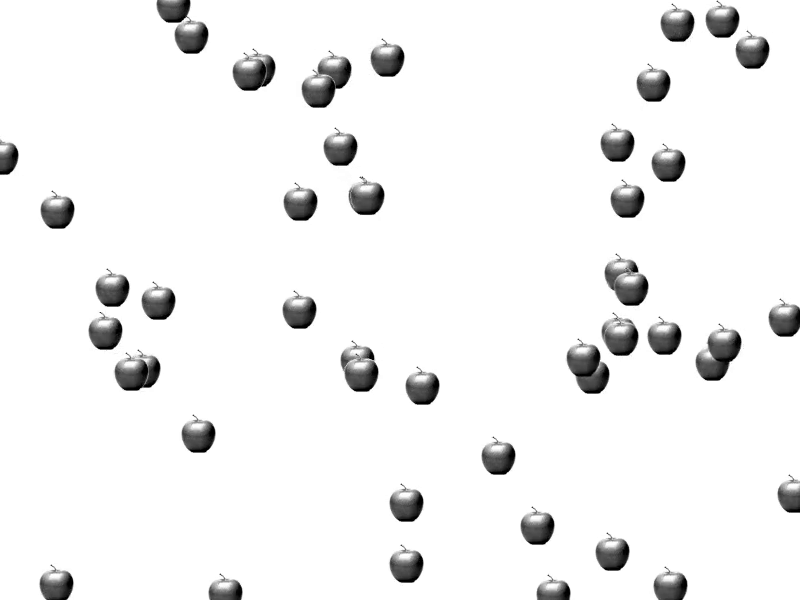
#> input picture frame 50 of Module3/blob/Track apple/apple.mp4, 800 x 600 px
$ python testing.py
#> lines starting #> are read from the running program, lines starting #| are printed output that depends on the picture; after the words box and inside, x2 and y2 are one past the last pixel; in counts of white or black regions, pixels touching at a corner belong together
import cv2
import numpy as np
import sys
print(sys.executable)

# Print the Python version
print("Python version")
print(sys.version)

# Print just the version number
print("Version info.")
print(sys.version_info)

# Video capture from file
cap = cv2.VideoCapture("apple.mp4")

# Check if the video file opened successfully
if not cap.isOpened():
    print("Error: Could not open video.")
    exit()

while True:
    # Capture frame-by-frame
    ret, frame = cap.read()
#> frame is the input picture: shape (600, 800, 3); min 0, max 255, mean 241.5

    # If the frame is not retrieved, then we've reached the end of the video
    if not ret:
        print("Can't receive frame (stream end?). Exiting ...")
        break

    # Convert the frame to grayscale (required for Canny)
    gray = cv2.cvtColor(frame, cv2.COLOR_BGR2GRAY)

    # Apply Canny edge detection; you might have to adjust the thresholds
    edges = cv2.Canny(gray, 100, 200)
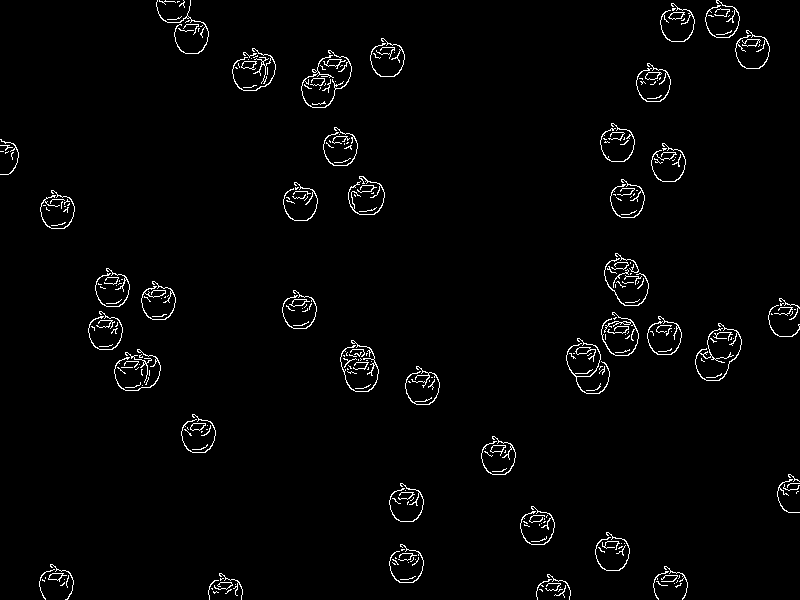
#> edges: shape (600, 800); 2.1% white in thin lines or dots

    # This finds contours in the edged image. Contours are curves joining continuous points with the same color.
    contours, _ = cv2.findContours(edges, cv2.RETR_EXTERNAL, cv2.CHAIN_APPROX_SIMPLE)
#> contours = 313 contours, 271 with area under 20; largest, box (x1, y1, x2, y2) and area: (575, 347, 596, 362) 82, (645, 72, 662, 80) 82, (323, 59, 346, 69) 82, (241, 61, 257, 70) 78, (190, 423, 206, 431) 78

    # Draw each contour only for visualisation purposes
    for contour in contours:
        # Here we are using boundingRect method to get the coordinates of the bounding box around the object (contour)
        x, y, w, h = cv2.boundingRect(contour)

        # Check if the size of the contour is large enough, considering noise and other smaller objects
        if cv2.contourArea(contour) > 25:  # this value (20) is arbitrary and depends on the object size in the video
            cv2.rectangle(frame, (x, y), (x + w, y + h), (0, 255, 0), 2)
#> this loop made 313 passes
#> (x, y, w, h) on passes 1 to 3: (213, 591, 6, 3), (558, 589, 5, 3), (539, 589, 4, 3)
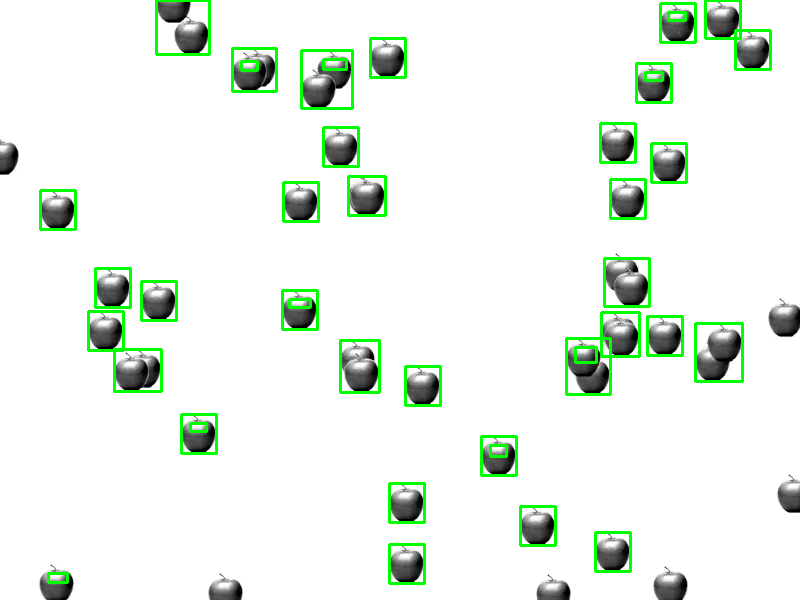
#> frame: shape (600, 800, 3); 3.55% of pixels changed, all inside (x1, y1, x2, y2) = (39, 0, 772, 585)


    # Display the original frame with the drawn contours
    cv2.imshow('Frame with tracked object', frame)

    # Check for 'q' key to quit the loop
    if cv2.waitKey(1) & 0xFF == ord('q'):
#> (key q is pressed here)
        break

# When everything is done, release the capture
cap.release()
cv2.destroyAllWindows()

$ run again, starting later in the video
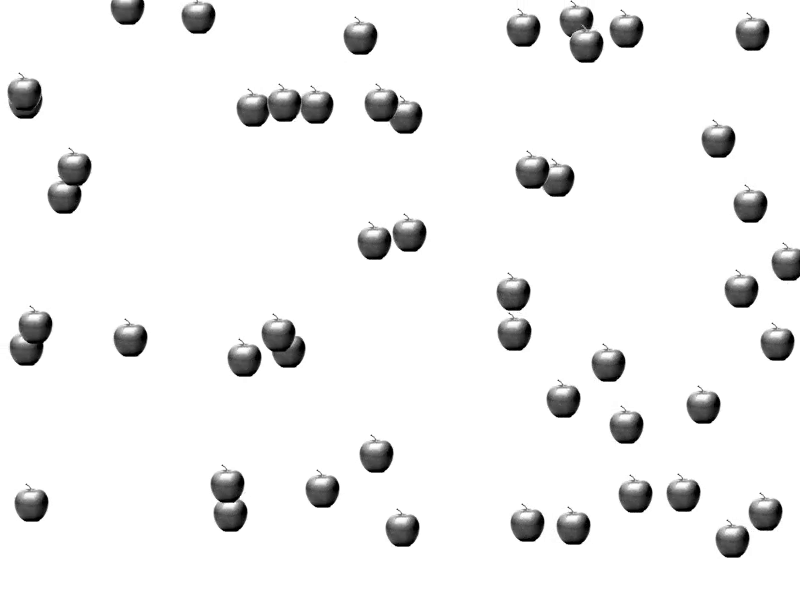
#> input picture frame 225 of Module3/blob/Track apple/apple.mp4, 800 x 600 px
#> frame is the input picture: shape (600, 800, 3); min 0, max 255, mean 240
#> `edges = cv2.Canny(gray, 100, 200)`:
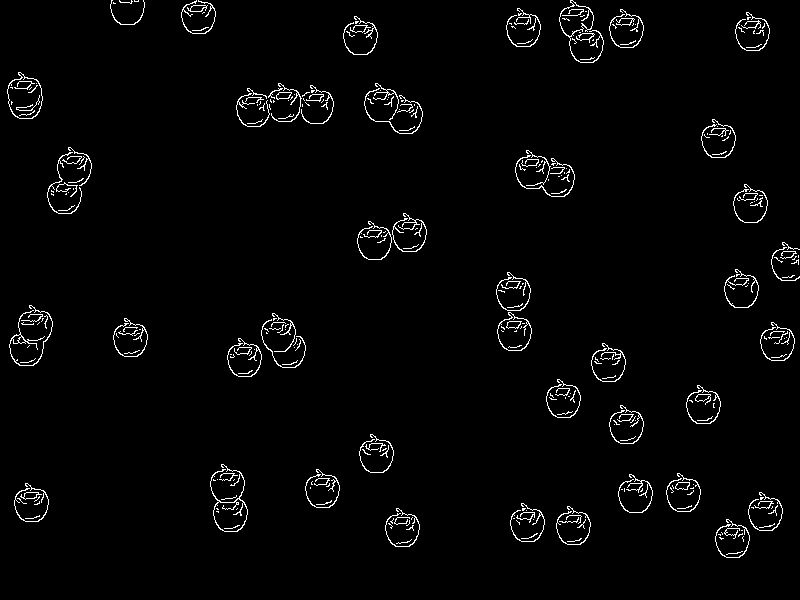
#> edges: shape (600, 800); 2.3% white in thin lines or dots
#> contours = 299 contours, 250 with area under 20; largest, box (x1, y1, x2, y2) and area: (7, 72, 43, 119) 1198, (497, 312, 532, 351) 930, (210, 464, 248, 532) 903, (559, 0, 604, 63) 806, (9, 305, 53, 366) 128
#> the loop `for contour in contours:` made 299 passes
#> (x, y, w, h) on passes 1 to 3: (726, 551, 17, 4), (396, 539, 16, 5), (567, 538, 15, 4)
#> after the loop `for contour in contours:`:
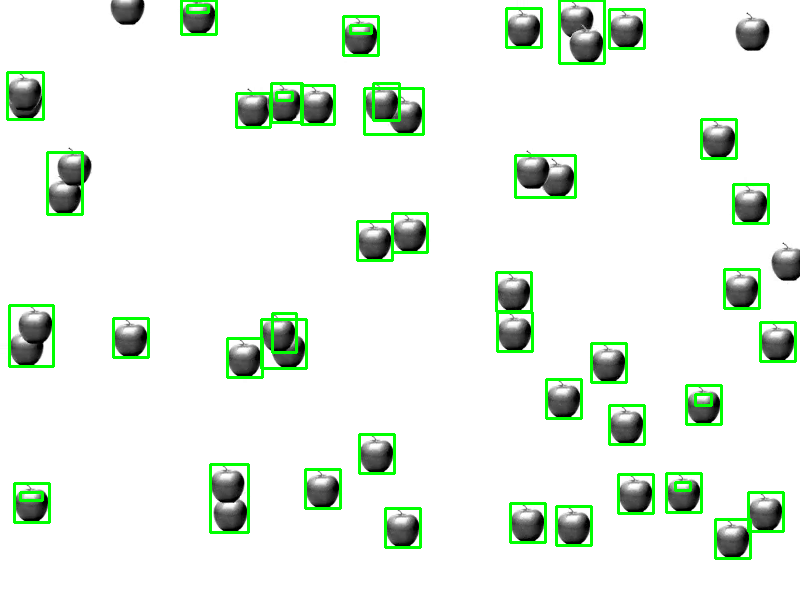
#> frame: shape (600, 800, 3); 4.05% of pixels changed, all inside (x1, y1, x2, y2) = (6, 0, 797, 560)

$ run again, starting later in the video
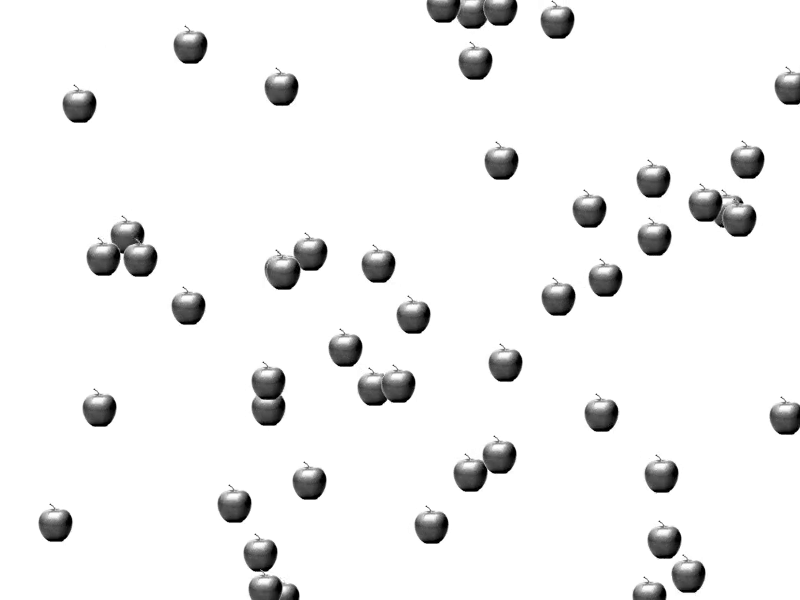
#> input picture frame 400 of Module3/blob/Track apple/apple.mp4, 800 x 600 px
#> frame is the input picture: shape (600, 800, 3); min 0, max 255, mean 240.8
#> `edges = cv2.Canny(gray, 100, 200)`:
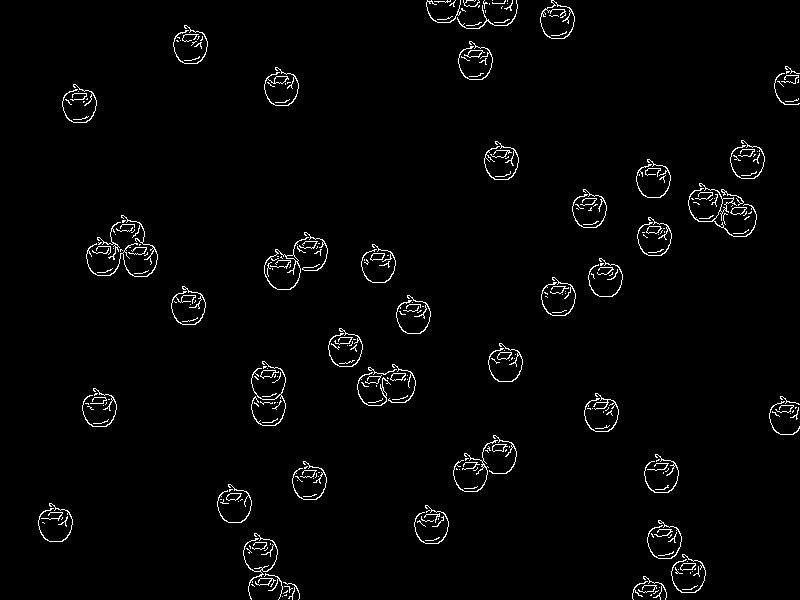
#> edges: shape (600, 800); 2.2% white in thin lines or dots
#> contours = 309 contours, 260 with area under 20; largest, box (x1, y1, x2, y2) and area: (264, 237, 309, 290) 1055, (540, 0, 575, 39) 932, (688, 183, 757, 237) 140, (264, 67, 299, 106) 108, (730, 207, 747, 215) 82
#> the loop `for contour in contours:` made 309 passes
#> (x, y, w, h) on passes 1, 4, 5: (282, 596, 1, 1), (653, 590, 6, 4), (283, 590, 5, 4)
#> after the loop `for contour in contours:`:
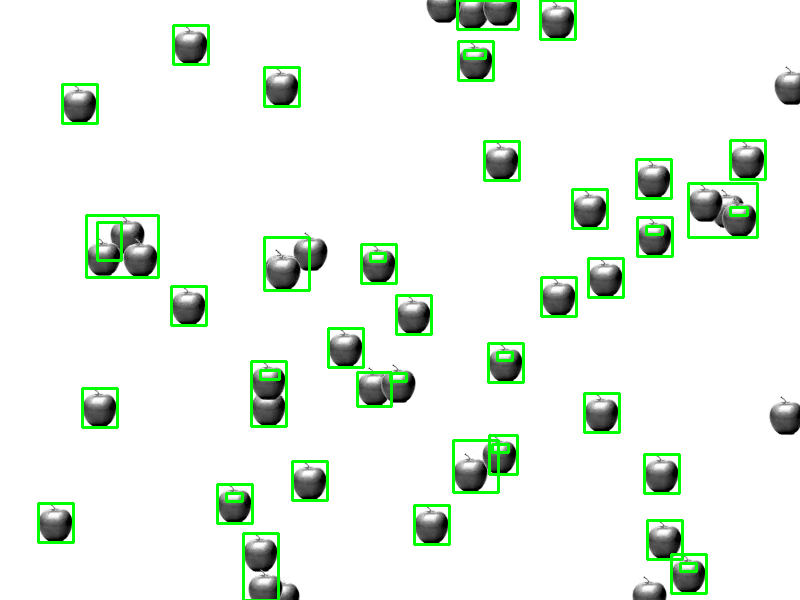
#> frame: shape (600, 800, 3); 3.8% of pixels changed, all inside (x1, y1, x2, y2) = (37, 0, 767, 600)
